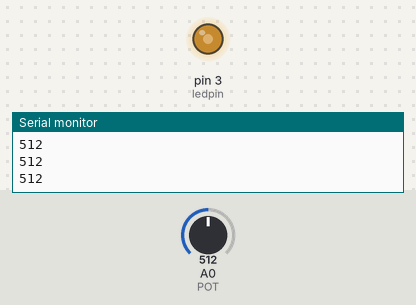
Simulated run of this sketch. Board: Arduino Uno, built with avr-gcc and run on an emulated ATmega328P. Shown: output pins drawn as LEDs (lit = HIGH), the last lines printed to the serial monitor. The test bench sets the inputs (shaded band); at power-on: A0 (POT) = 512.

Above: at 1.2 s.
1.3 s: A0 (POT) set to 716
At 1.8 s:
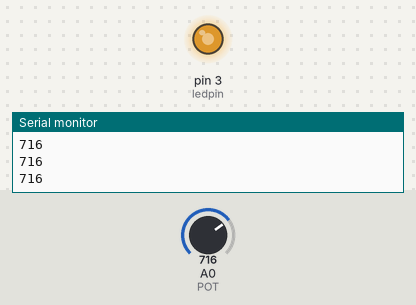
2.8 s: A0 (POT) set to 900
At 3.1 s:
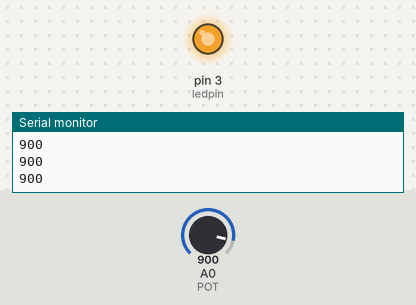
4.3 s: A0 (POT) set to 122
At 5.5 s:
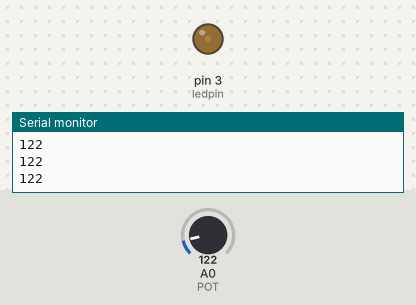
5.8 s: A0 (POT) set to 0
At 6.9 s:
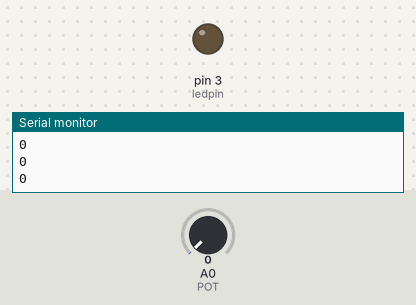
Timing chart, 0 to 8.3 s (numbered marks = the images above; inputs shaded):
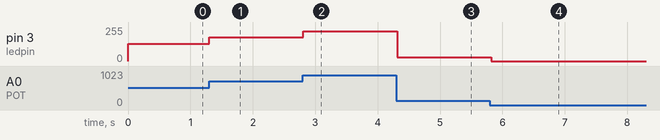

Measured:
- after the input at 1.3 s, pin 3 (ledpin): 128/255 → 179/255 at once
- after the input at 2.8 s, pin 3 (ledpin): 179/255 → 225/255 at once
- after the input at 4.3 s, pin 3 (ledpin): 225/255 → 30/255 at once
- after the input at 5.8 s, pin 3 (ledpin): 30/255 → 0/255 at once

The sketch:

sketch_lesson3.ino
```cpp
const int POT=0;
unsigned int val=0;
int ledpin=3;

void setup() {
  // put your setup code here, to run once:
  Serial.begin(9600);
  pinMode(ledpin, OUTPUT);
 }

void loop() {
  // put your main code here, to run repeatedly:
  val= analogRead(POT);
  analogWrite(ledpin, val/4);
  Serial.println(val);
  delay(100);
}
```
